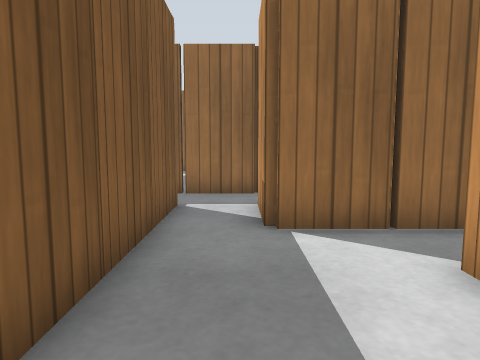
View 1 (above)

24 first-person views from a walk through a Gazebo world. The camera is 0.68 m above the floor, tilts 6° down and sees 70° across. The floor is counted in squares, 0.5 m on a side. Each view is taken from the middle of a square. On the plan, view 1 faces up. The plan holds only what a view shows up to about 15 squares ahead; the rest is blank. Gazebo's built-in surfaces are drawn with simple patterns.

View 2
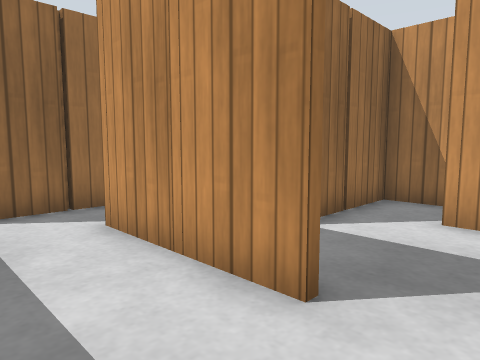

View 3
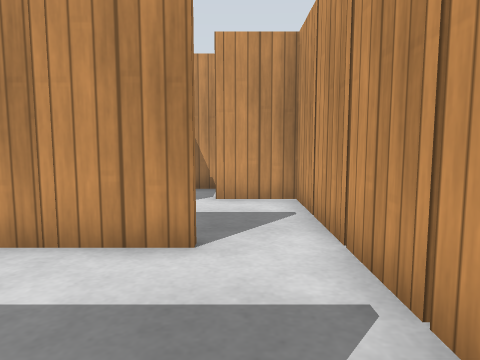

View 4
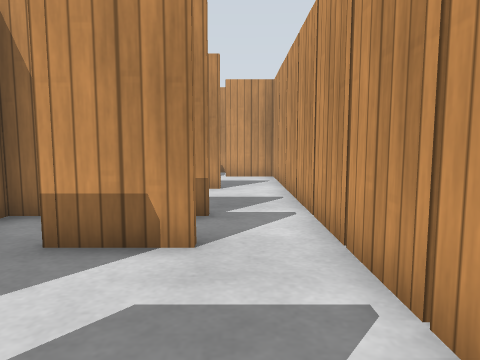

View 5
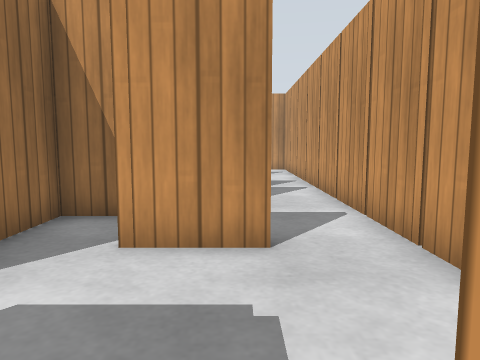

View 6
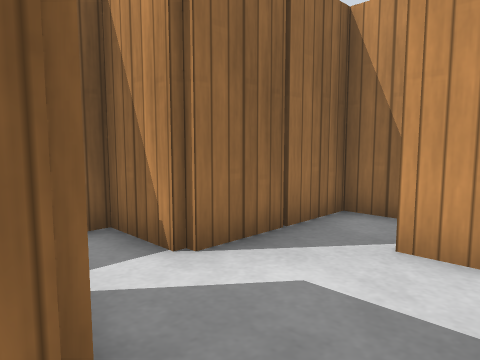

View 7
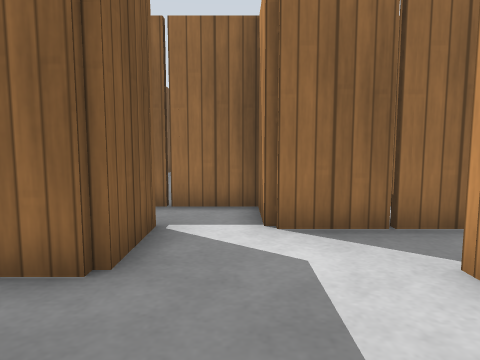

View 8
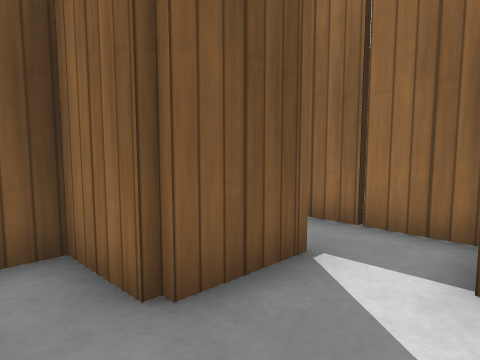

View 9
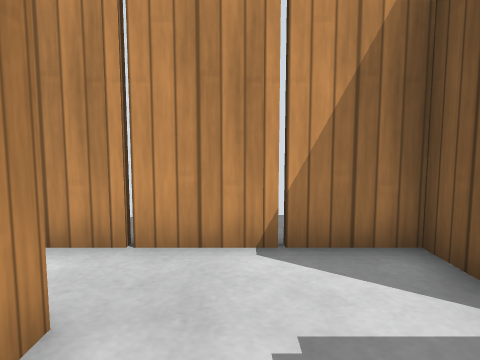

View 10
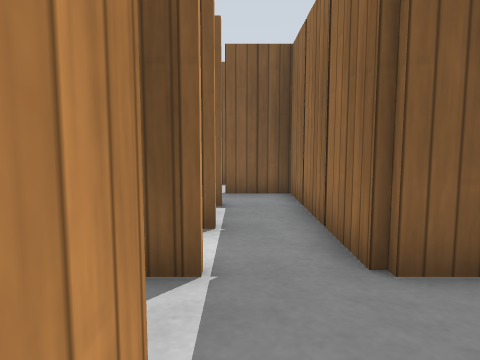

View 11
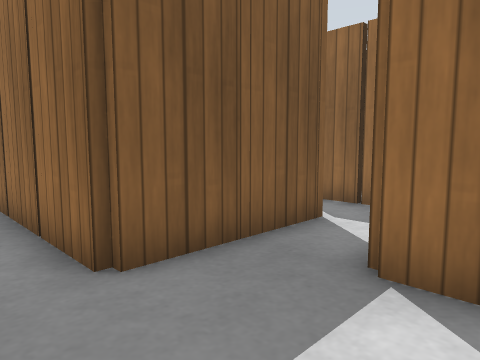

View 12
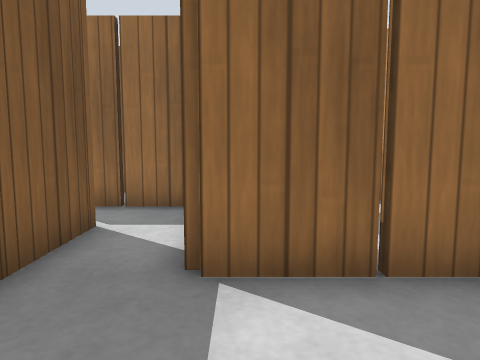

View 13
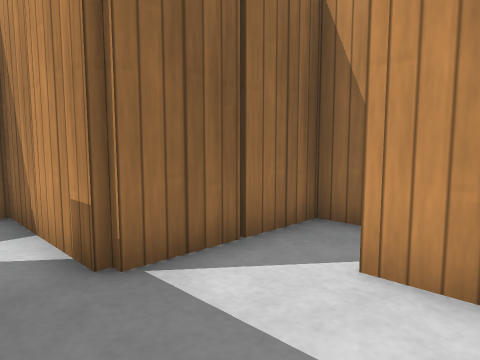

View 14
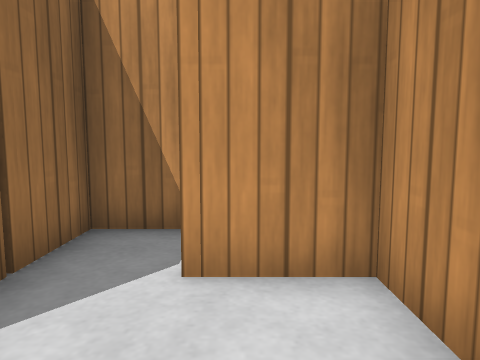

View 15
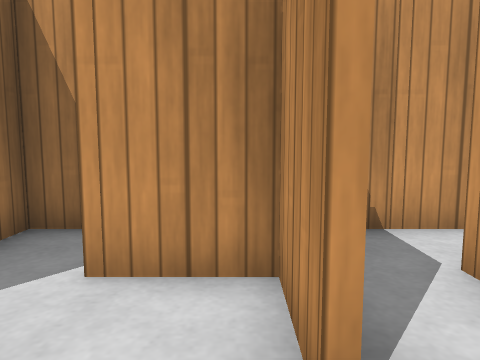

View 16
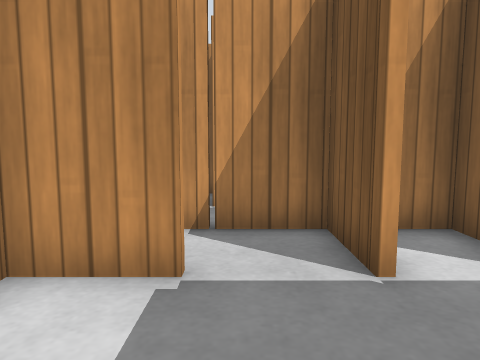

View 17
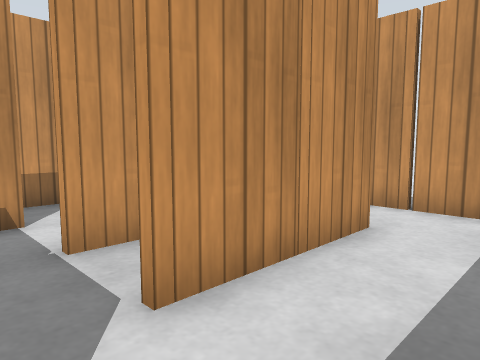

View 18
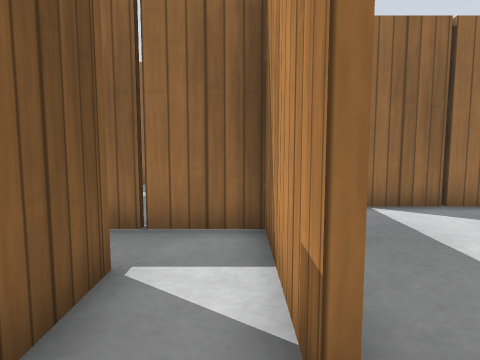

View 19
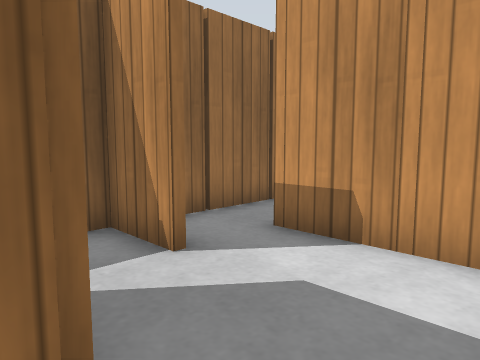

View 20
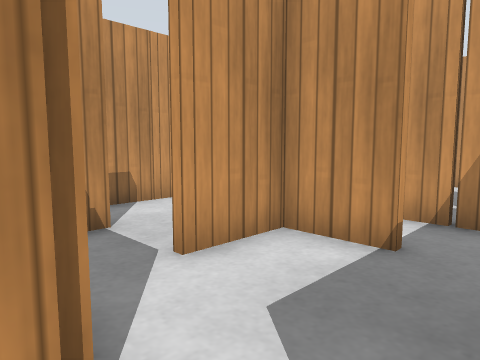

View 21
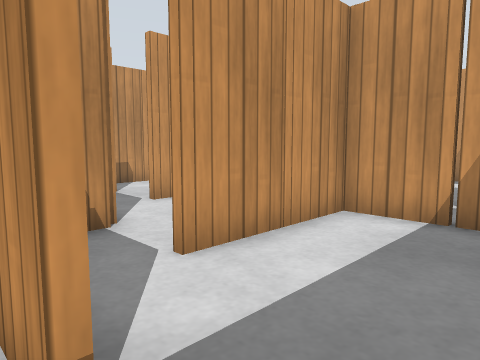

View 22
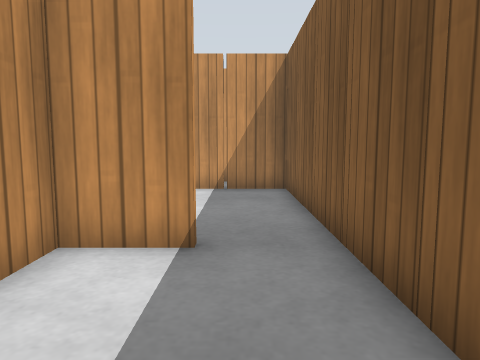

View 23
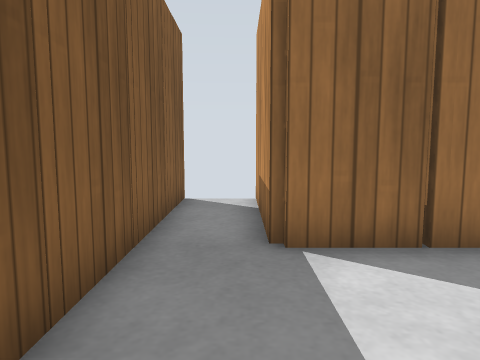

View 24
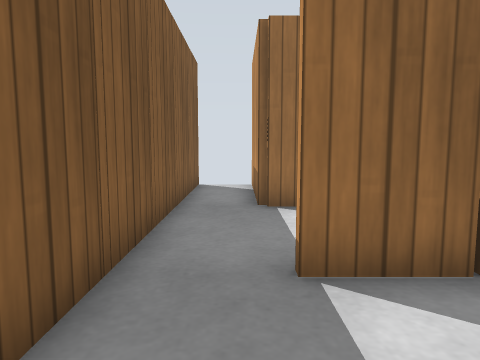

### Floor plan
Points are (right, up) in squares from view 1. A wall is a line through its corners. A room is listed if a view was taken in it or the views show most of it. See-through windows are left out.
Room 1 (views 1, 2, 3, 4, 7, 8, 9, 10, 11, 12, 13, 14, 15, 16, 17, 18)
walls: (0.6, 6.2) (0.6, 5.6) (1.5, 5.6); (-1.4, 4.5) (-1.4, 3.4) (-4.1, 3.4); (-1.4, 2.5) (-1.4, 1.9); (3.6, 5.4) (0.4, 5.4) (0.4, 6.5); (3.5, 5.6) (6.5, 5.6); (-1.6, 5.5) (-1.6, 6.6); (-1.4, 6.5) (-1.4, 5.4); (2.4, -0.5) (2.4, 2.6); (4.5, 7.6) (6.2, 7.6); (-1.6, -0.5) (-1.6, 3.4); (6.4, 3.5) (6.4, 4); (-3.4, 0.5) (-3.4, -0.1); (-3.4, 8.5) (-3.4, 7.5); (-3.6, -0.5) (-3.6, 0.5); (2.6, 10.5) (2.6, 9.4) (-2.5, 9.4); (-5.6, 2.2) (-5.6, 3.4) (-9.6, 3.4); (8.4, 4.4) (8.4, 6); (8.4, -0.4) (8.4, 1.4) (5.5, 1.4); (2.6, 12.5) (2.6, 11.5); (8.4, 9.9) (8.4, 10.5); (-7.6, -0.5) (-7.6, 0.5); (8.2, 11.4) (4.4, 11.4) (4.4, 15.4) (1.5, 15.4); (-11.4, 2.5) (-11.4, 1.4); (-10.4, -2.4) (6.4, -2.4) (6.4, -1.4); (-11.4, -1.4) (-11.4, -2.4)
ways out: opening at (-11, -0.5) to room 2; opening at (-2.7, 6) to room 3; opening at (-10.5, 3.5); opening at (-0.5, 11); opening at (1.5, 14.5)
objects: wooden post (-9, -2); wooden post (-7, -2); wooden post (-7, 1); wooden post (-5, -2); wooden post (-3, -2); wooden post (-3, 1); wooden post (-1, -2); wooden post (-1, 1); wooden post (-1, 3); wooden post (-1, 5); wooden post (-1, 7); wooden post (-1, 10); wooden post (1, -2); wooden post (1, 7); wooden post (1, 9) to (1, 10); wooden post (3, -2); wooden post (3, 1); wooden post (3, 3); wooden post (3, 5) to (3, 6); wooden post (3, 7); wooden post (3, 11); wooden post (3, 13); wooden post (3, 16); wooden post (5, -2); wooden post (5, 3); wooden post (5, 6); wooden post (5, 13); wooden post (7, -1); wooden post (7, 2); wooden post (7, 5); wooden post (7, 9); wooden post (7, 12); wooden post (9, 5)
Room 2 (views 5, 6)
walls: (-11.4, -2.4) (-10.4, -2.4); (-11.4, 1.4) (-13.4, 1.4)
ways out: opening at (-11, -0.5) to room 1
objects: wooden post (-11, -1)
Room 3 (view 19)
walls: (-3.6, 7.5) (-3.6, 8.5); (-5.5, 5.4) (-6.8, 5.4); (-7.5, 5.6) (-5.6, 5.6) (-5.6, 6.6); (-8, 3.6) (-6.8, 3.6)
ways out: opening at (-2.7, 6) to room 1; opening at (-8, 8) to room 4
objects: wooden post (-7, 4); wooden post (-5, 7); wooden post (-3, 4)
Room 4 (views 20, 21, 22, 23, 24)
walls: (-11.5, 11.6) (-9.6, 11.6) (-9.6, 12.8); (-9.5, 11.4) (-11.5, 11.4); (-7.6, 9.5) (-7.6, 10); (-8.8, 15.4) (-11.6, 15.4) (-11.6, 16.6); (-13.4, 16.5) (-13.4, 5.6) (-9.5, 5.6); (-9.6, 4.9) (-9.6, 8.6)
ways out: opening at (-8, 8) to room 3; opening at (-13, 15.5)
objects: wooden post (-14, 8); wooden post (-14, 10); wooden post (-14, 12); wooden post (-14, 14); wooden post (-14, 16); wooden post (-11, 6); wooden post (-9, 7); wooden post (-9, 9); wooden post (-9, 11) to (-9, 12)

Where each view was taken, in squares from view 1:
view 1: 0 up, 0 right, facing up
view 2: 2 down, 0 right, facing up-right
view 3: 1 down, 2 left, facing right
view 4: 1 down, 8 left, facing right
view 5: 0 up, 12 left, facing right
view 6: 0 up, 12 left, facing up-right
view 7: 2 down, 10 left, facing up
view 8: 0 up, 9 left, facing up-left
view 9: 2 up, 9 left, facing down
view 10: 8 up, 6 right, facing left
view 11: 8 up, 6 right, facing up-left
view 12: 8 up, 5 right, facing up
view 13: 8 up, 3 right, facing up-right
view 14: 9 up, 3 right, facing right
view 15: 8 up, 3 right, facing right
view 16: 11 up, 4 right, facing down
view 17: 5 up, 0 right, facing down-right
view 18: 2 down, 2 left, facing up
view 19: 4 up, 6 left, facing up-right
view 20: 10 up, 9 left, facing down-right
view 21: 12 up, 13 left, facing down-right
view 22: 16 up, 12 left, facing down
view 23: 11 up, 12 left, facing up
view 24: 8 up, 12 left, facing up
